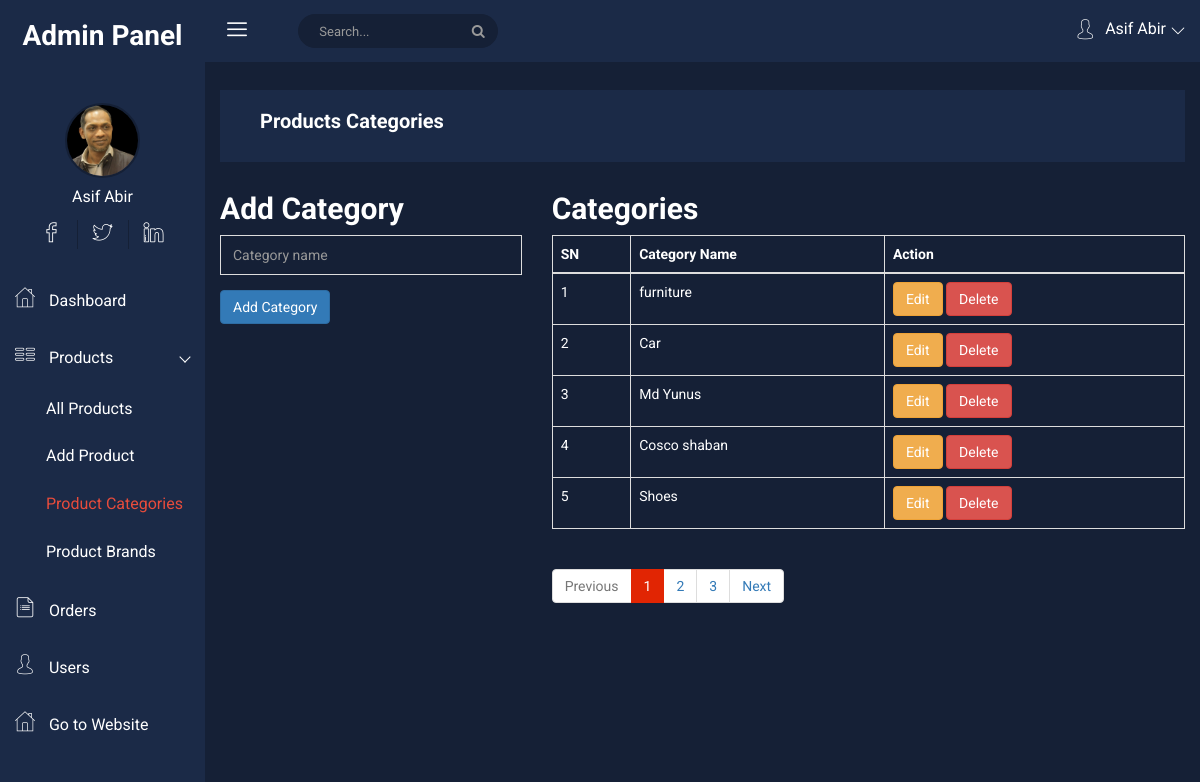
The app's page /project/admin/products-categories.php?page=1 (signed in) with its own data.
### tables this page shows
CREATE TABLE `categories` (
  `id` int(11) NOT NULL,
  `name` varchar(255) NOT NULL
);

### project/admin/products-categories.php (the view, shortened to what this page needs)
<?php
require_once "./header.php";
$pageNumber = isset($_GET['page']) ? $_GET['page'] : null;
?>
<?php require_once "./sidebar.php" ?>
<div class="all-content-wrapper" style="color: white;">
    <div class="container-fluid">
        <div class="row">
            <div class="col-lg-12 col-md-12 col-sm-12 col-xs-12">
                <div class="logo-pro">
                    <a href="index.html"><img class="main-logo" src="img/logo/logo.png" alt="" /></a>
                </div>
            </div>
        </div>
    </div>
    <?php
    require_once "./top-header.php";
    ?>
    <div class="container-fluid">
        <?php if (!isset($_GET['editId']) && !isset($_GET['deleteId'])) { ?>
            <div class="row">
                <div class="col-md-4">
                    <h2 class="">Add Category</h2>
                    <form action="" method="post">
                        <div class="form-group-inner">
                            <input type="text" class="form-control" id="category" name="category" placeholder="Category name">
                        </div>
                        <button type="submit" class="btn btn-primary" name="addCat">Add Category</button>
                    </form>
                </div>
                <div class="col-md-8">
                    <h2 class="">Categories</h2>
                    <table class="table table-bordered">
                        <thead>
                            <tr>
                                <th>SN</th>
                                <th>Category Name</th>
                                <th>Action</th>
                            </tr>
                        </thead>
                        <tbody>
                            <?php
                            $limit = 5;
                            $offset = ($pageNumber - 1) * $limit;
                            $sql = "SELECT * FROM categories";
                            $selectAll = $conn->query($sql);
                            $totalPages = ceil($selectAll->num_rows / $limit);
                            $sql = "SELECT * FROM categories ORDER BY `id` DESC LIMIT $offset, $limit";
                            $result = $conn->query($sql);
                            $sn = $offset + 1;
                            if ($result->num_rows > 0) {
                                while ($row = $result->fetch_assoc()) {
                            ?>
                                    <tr>
                                        <td><?= $sn++ ?></td>
                                        <td><?php echo $row['name'] ?></td>
                                        <td>
                                            <a href="./products-categories.php?page=<?= $pageNumber ?>&editId=<?= $row['id'] ?>" class="btn btn-warning">Edit</a>
                                            <a href="./products-categories.php?page=<?= $pageNumber ?>&deleteId=<?= $row['id'] ?>" class="btn btn-danger">Delete</a>
                                        </td>
                                    </tr>
                            <?php
                                }
                            }
                            ?>
                        </tbody>
                    </table>
                    <nav aria-label="Page navigation example">
                        <ul class="pagination">
                            <li class="page-item <?= $pageNumber != 1 ? null : "disabled" ?>"><a class="page-link" href="./products-categories.php?page=<?= $pageNumber != 1 ? $pageNumber - 1 : 1 ?>">Previous</a></li>
                            <?php for ($i = 1; $i <= $totalPages; $i++) { ?>
                                <li class="page-item <?= $i == $pageNumber ? "active" : null ?>"><a class="page-link" href="./products-categories.php?page=<?= $i; ?>"><?= $i ?></a></li>
                            <?php } ?>
                            <li class="page-item <?= $pageNumber != $totalPages ? null : "disabled" ?>"><a class="page-link" href="./products-categories.php?page=<?= $pageNumber != $totalPages ? $pageNumber + 1 : $totalPages ?>">Next</a></li>
                        </ul>
                    </nav>
                </div>
            </div>
        <?php } ?>
    </div>
</div>
<?php require_once "./footer.php" ?>

### project/admin/css/main.css (style rules this page uses)
html { color: #222; font-size: 1em; line-height: 1.4; }
input[type="text"], input[type="password"], textarea { color: #fff !important; }

### records on screen
categories: name "furniture"
categories: name "Car"
categories: name "Md Yunus"
categories: name "Cosco shaban"
categories: name "Shoes"

### other values on screen
$_SESSION['user']['name'] "Asif Abir"
$breadcomb "Products Categories"
